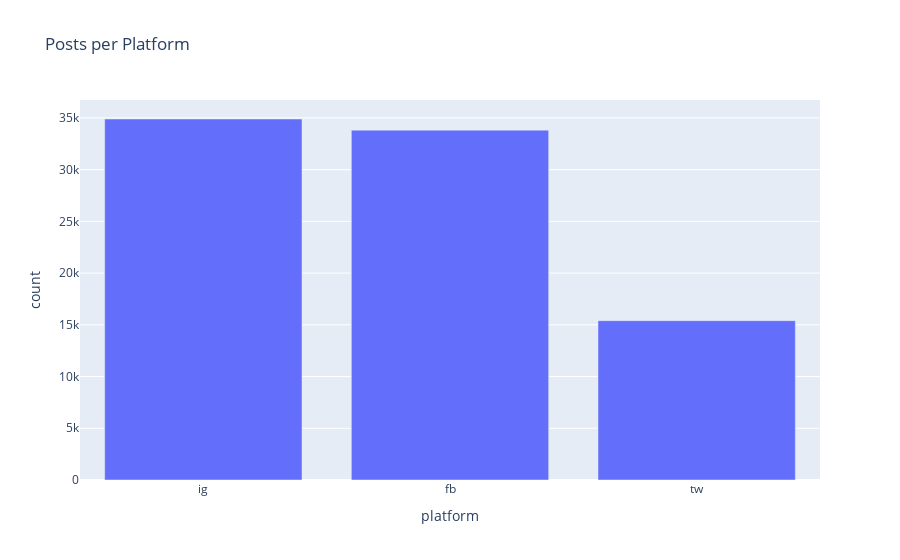

The code cell stored with this chart in its notebook:
### Code cell
import plotly.express as px

platform_counts = df["platform"].value_counts().reset_index()
platform_counts.columns = ["platform", "count"]
print(platform_counts)

fig = px.bar(platform_counts, x="platform", y="count", title="Posts per Platform")
fig.show()

### Figure 1 — Plotly figure (JSON) as saved in the notebook; plotly's stock layout.template omitted (floating-point values rounded to 4 significant figures)
{"data": [{"alignmentgroup": "True", "hovertemplate": "platform=%{x}<br>count=%{y}<extra></extra>", "legendgroup": "", "marker": {"color": "#636efa", "pattern": {"shape": ""}}, "name": "", "offsetgroup": "", "orientation": "v", "showlegend": false, "textposition": "auto", "type": "bar", "x": ["ig", "fb", "tw"], "xaxis": "x", "y": [34894, 33816, 15403], "yaxis": "y"}], "layout": {"barmode": "relative", "legend": {"tracegroupgap": 0}, "title": {"text": "Posts per Platform"}, "xaxis": {"anchor": "y", "domain": [0, 1], "title": {"text": "platform"}}, "yaxis": {"anchor": "x", "domain": [0, 1], "title": {"text": "count"}}}}
